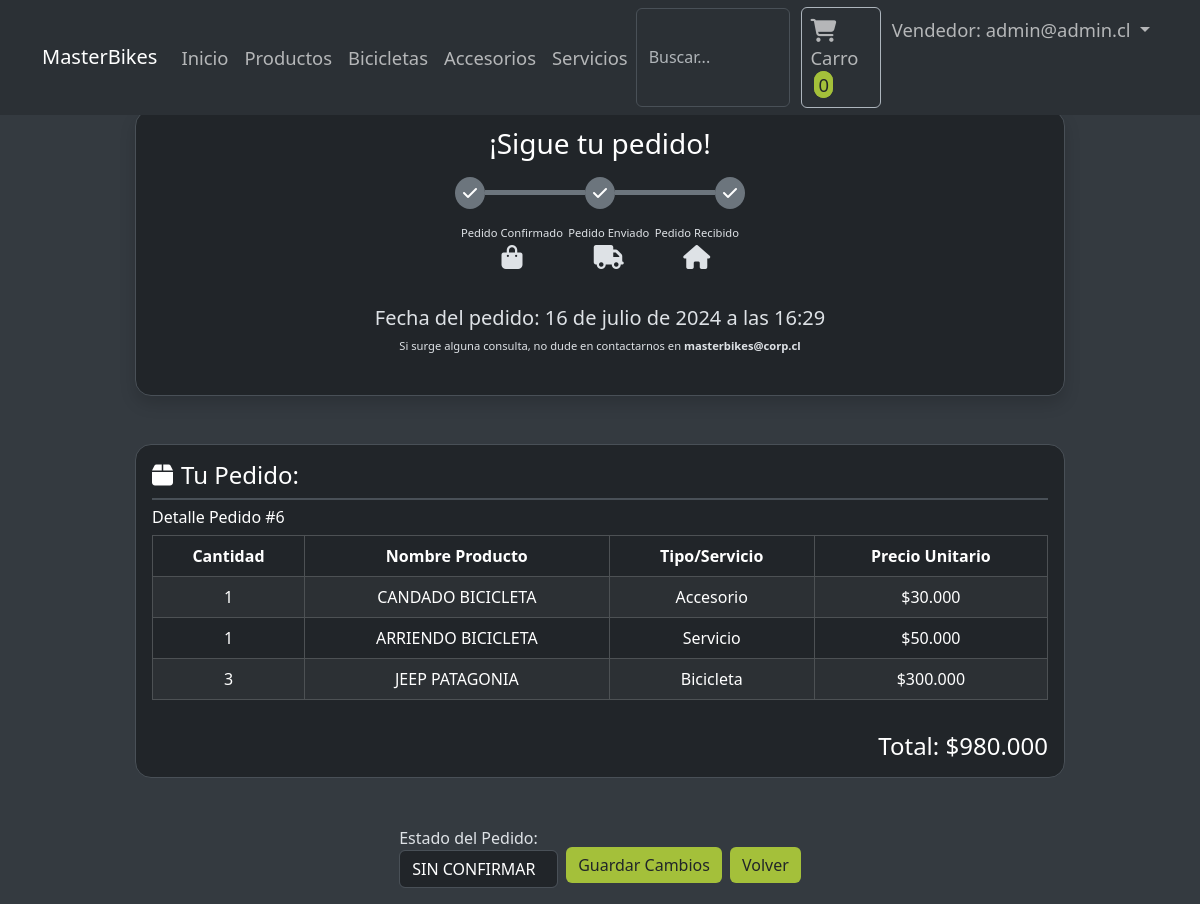
The app's page /detallepedido/6/ (signed in), older data.
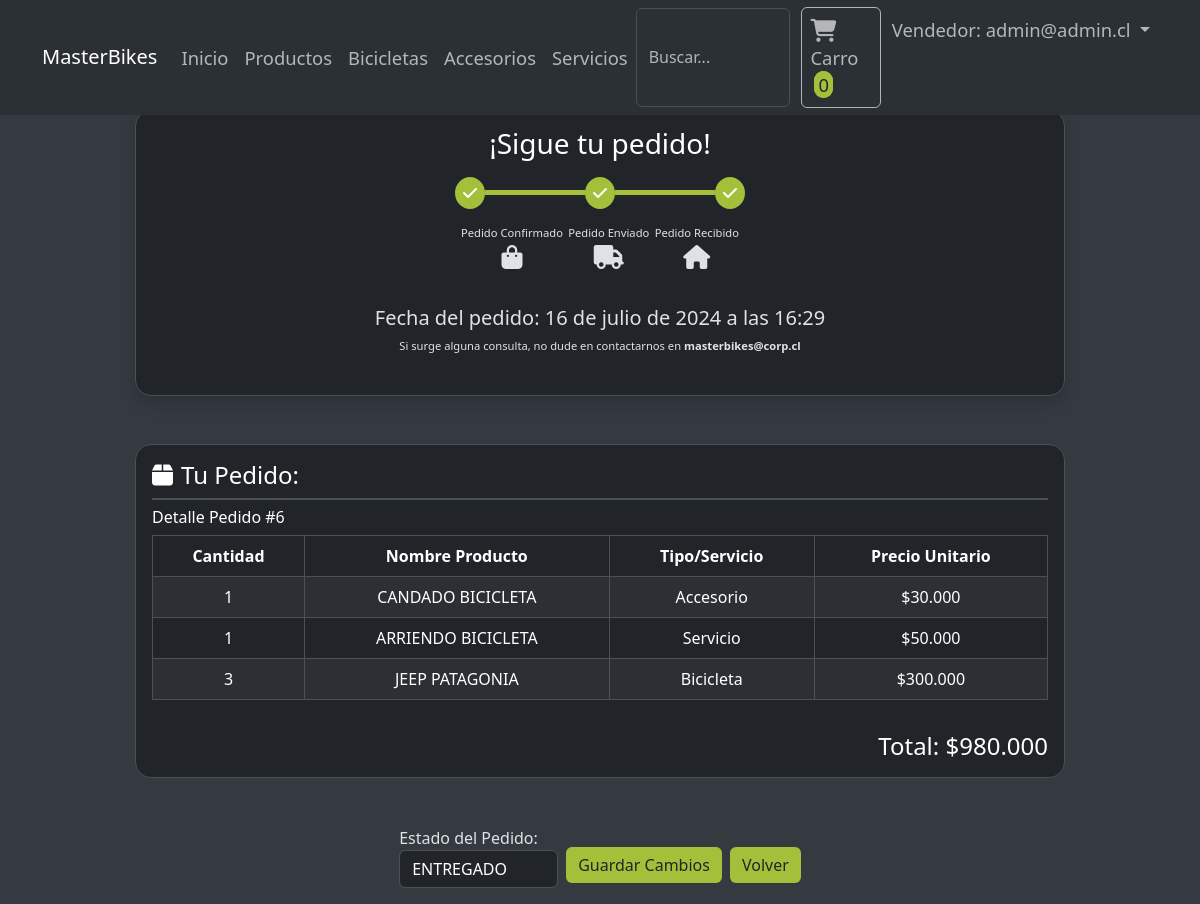
The same page, newer data.
### tienda/models.py (models this page shows, shortened)
class Pedido(models.Model):
    TIPO_ESTADO_PEDIDO = [
        ('sin confirmar', 'SIN CONFIRMAR'),
        ('en preparacion', 'EN PREPARACION'),
        ('enviado', 'ENVIADO'),
        ('entregado', 'ENTREGADO'),
        ('devuelto', 'DEVUELTO'),
        ('rechazado', 'RECHAZADO'),
        ('cancelado', 'CANCELADO')
    ]
    user = models.ForeignKey(User, on_delete=models.PROTECT, related_name='pedidos')
    total = models.IntegerField()
    estado = models.CharField(max_length=20, choices=TIPO_ESTADO_PEDIDO, default='pendiente')
    fecha_pedido = models.DateTimeField(auto_now_add=True)

### home/views.py (the view)
# urls.py: path('detallepedido/<int:pedido_id>/', views.detallepedido, name='detallepedido'),
@login_required
def detallepedido(request, pedido_id):
    pedido = get_object_or_404(Pedido, id=pedido_id)
    detalle_pedido = PedidoItem.objects.filter(pedido_id = pedido_id)
    estados_completados = ['en preparacion', 'enviado', 'entregado']
    estados_no_completados = ['devuelto', 'rechazado', 'cancelado']
    estados = {
        'first_class': 'complete' if pedido.estado in estados_completados else ('incomplete-red' if pedido.estado in estados_no_completados else 'incomplete'),
        'first_bar': 'fill' if pedido.estado in estados_completados else ('fill-red' if pedido.estado in estados_no_completados else ''),
        'second_class': 'complete' if pedido.estado in estados_completados[1:] else ('incomplete-red' if pedido.estado in estados_no_completados else 'incomplete'),
        'second_bar': 'fill' if pedido.estado in estados_completados[1:] else ('fill-red' if pedido.estado in estados_no_completados else ''),
        'third_class': 'complete' if pedido.estado == 'entregado' else ('incomplete-red' if pedido.estado in estados_no_completados else 'incomplete'),
        'icon_class': 'fa-check' if pedido.estado not in estados_no_completados else 'fa-xmark'
    }
    if request.user.is_staff:
        if request.method == 'POST':
            form = EstadoPedidoForm(request.POST, instance=pedido)
            if form.is_valid():
                form.save()
                return redirect('detallepedido', pedido_id=pedido.id)
        else:
            form = EstadoPedidoForm(instance=pedido)
    else:
        form = None
    return render(request, 'detallepedido.html', {'pedido': pedido, 'productos': detalle_pedido, 'form': form, 'estados': estados})

### tienda/forms.py
class EstadoPedidoForm(forms.ModelForm):
    class Meta:
        model = Pedido
        fields = ['estado']
    def __init__(self, *args, **kwargs):
        super().__init__(*args, **kwargs)
        self.fields['estado'].widget.attrs.update({'class': 'form-control'})  # Añade clases CSS si las necesitas
        self.fields['estado'].label = 'Estado del Pedido'  # Personaliza la etiqueta del campo
        self.fields['estado'].choices = Pedido.TIPO_ESTADO_PEDIDO  # Usa las opciones definidas en el modelo Pedido

### home/templatetags/custom_filters.py (called while the page is built)
@register.filter
def currency_format(value):
    return f"${value:,}".replace(",", ".")

### home/templates/detallepedido.html (shortened to what the changed rows need)
{% extends "layouts/base.html" %}
{% load static %}
{% load custom_filters %}
{% block content %}
<main class="container d-flex flex-column justify-content-center align-items-center mt-4">
    <div class="container col-10 mb-5 bg-dark shadow border rounded-4">
        <div class="d-flex justify-content-center align-items-center flex-column mt-2 mb-2">
            <div class="mb-3 w-100 d-flex flex-column align-items-center">
                <div class="row mt-2 mb-3 w-100">
                    <div class="d-flex flex-row align-items-center justify-content-center">
                        <i
                            class="fas {{ estados.icon_class }} p-2 border border-0 {{ estados.first_class }} text-white"></i>
                        <div class="bar {{ estados.first_bar }}"></div>
                        <i
                            class="fas {{ estados.icon_class }} p-2 border border-0 {{ estados.second_class }} text-white"></i>
                        <div class="bar {{ estados.second_bar }}"></div>
                        <i
                            class="fas {{ estados.icon_class }} p-2 border border-0 {{ estados.third_class }} text-white"></i>
                    </div>
                </div>
                <div class="row d-flex justify-content-center">
                    <div class="d-flex flex-row justify-content-center gap-4 text-center">
                        <div>
                            <h5>Fecha del pedido: {{pedido.fecha_pedido}}</h5>
                            <p class="small">Si surge alguna consulta, no dude en contactarnos en
                                <strong>masterbikes@corp.cl</strong></p>
                        </div>
                    </div>
                </div>
            </div>
        </div>
    </div>
    <div class="container col-10 p-0 bg-dark border rounded-4 mb-5">
        <div class="px-3">
            <h6 class="text-white my-2">Detalle Pedido #{{pedido.id}}</h6>
            <div class="table-responsive">
                <table class="table table-dark table-striped table-bordered">
                    <thead>
                        <tr class="text-center">
                            <th scope="col" class="text-white">Cantidad</th>
                            <th scope="col" class="text-white">Nombre Producto</th>
                            <th scope="col" class="text-white">Tipo/Servicio</th>
                            <th scope="col" class="text-white">Precio Unitario</th>
                        </tr>
                    </thead>
                </table>
            </div>
        </div>
        <div class="text-end  m-3">
            <h4 class="text-white">Total: {{pedido.total|currency_format}}</h4>
        </div>
    </div>
    {% if form %}
    <form method="post" class="form d-flex gap-2">
        {{ form.as_p }}
        <div class="d-flex align-items-center gap-2">
            <button type="submit" class="btn btn-green text-dark">Guardar Cambios</button>
            <a href="{% url "pedidos" %}" class="btn btn-green text-dark">Volver</a>
        </div>
    </form>
    {% endif %}
</main>
{% endblock content %}

Row changes from the older to the newer data that the page shows:
changed Pedido id 6: estado "SIN CONFIRMAR" → "ENTREGADO"
